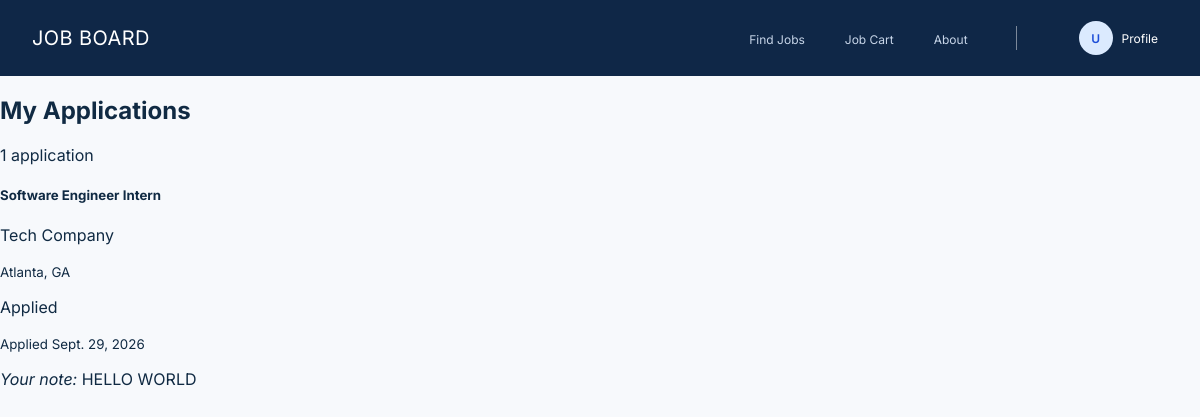
Screenshot of /cart/applications/ (signed in) with the database file from the repository.
### cart/models.py (models this page shows, shortened)
class Application(models.Model):
    STATUS_CHOICES = [
        ('applied', 'Applied'),
        ('review', 'Review'),
        ('interview', 'Interview'),
        ('offer', 'Offer'),
        ('closed', 'Closed'),
    ]
    user = models.ForeignKey(
        settings.AUTH_USER_MODEL,
        on_delete=models.CASCADE,
        related_name='applications'
    )
    job = models.ForeignKey(
        Job,
        on_delete=models.CASCADE,
        related_name='applications'
    )
    tailored_note = models.TextField(blank=True)
    status = models.CharField(
        max_length=20,
        choices=STATUS_CHOICES,
        default='applied'
    )
    applied_at = models.DateTimeField(auto_now_add=True)
    updated_at = models.DateTimeField(auto_now=True)
    class Meta:
        constraints = [
            models.UniqueConstraint(
                fields=['user', 'job'],
                name='unique_user_job_application'
            )
        ]

### jobs/models.py (models this page shows, shortened)
class Job(models.Model):
    title = models.CharField(max_length=200)
    description = models.TextField()
    skills = models.TextField(blank=True)
    preferred_education = models.CharField(max_length=200, blank=True)
    company_name = models.CharField(max_length=200, blank=True)
    location = models.CharField(max_length=200)
    salary_min = models.IntegerField(null=True, blank=True)
    salary_max = models.IntegerField(null=True, blank=True)
    is_remote = models.BooleanField(default=False)
    visa_sponsorship = models.BooleanField(default=False)
    latitude = models.FloatField()
    longitude = models.FloatField()
    created_at = models.DateTimeField(auto_now_add=True)

### cart/views.py (the view)
# urls.py: path('applications/', views.application_list, name='application_list'),
@login_required
@require_GET
def application_list(request):
    applications = Application.objects.filter(
        user=request.user
    ).select_related('job').order_by('-applied_at')
    return render(request, 'cart/applications.html', {'applications': applications})

### cart/templates/cart/applications.html (shortened to what this page needs)
{% extends "base.html" %}
{% block content %}
<h2 class="mb-4">My Applications</h2>
{% if not applications %}
<div class="alert alert-info">No applications yet. <a href="/cart/">Save some jobs</a> and apply from there.</div>
{% else %}
<p class="text-muted">{{ applications|length }} application{{ applications|length|pluralize }}</p>
{% for app in applications %}
<div class="card shadow-sm mb-3">
    <div class="card-body">
        <div class="d-flex justify-content-between align-items-start">
            <div>
                <h5 class="card-title mb-1">{{ app.job.title }}</h5>
                {% if app.job.company_name %}<p class="text-muted mb-1">{{ app.job.company_name }}</p>{% endif %}
                <p class="mb-1">
                    <small>{{ app.job.location }}{% if app.job.is_remote %} · Remote{% endif %}</small>
                </p>
            </div>
            <span class="badge rounded-pill fs-6
                {% if app.status == 'applied' %}bg-primary
                {% elif app.status == 'review' %}bg-warning text-dark
                {% elif app.status == 'interview' %}bg-purple
                {% elif app.status == 'offer' %}bg-success
                {% else %}bg-secondary{% endif %}">
                {{ app.get_status_display }}
            </span>
        </div>
        <p class="text-muted mb-1"><small>Applied {{ app.applied_at|date:"N j, Y" }}</small></p>
        {% if app.tailored_note %}
        <p class="mb-0"><em>Your note:</em> {{ app.tailored_note }}</p>
        {% endif %}
    </div>
</div>
{% endfor %}
{% endif %}
{% endblock %}

### jobsite/templates/base.html (shortened to what this page needs)
{% load static %}
<!DOCTYPE html>
<html lang="en">
<head>
  <link rel="stylesheet" type="text/css" href="{% static 'css/style.css' %}">
</head>
<body>
  <nav class="navbar">
    <a href="/" class="navbar-brand">JOB BOARD</a>
    <ul class="navbar-links">
      <li><a href="/jobs/search" class="{% if request.resolver_match.url_name == 'jobs.index' %}active{% endif %}" {% if request.resolver_match.url_name == 'jobs.index' %}aria-current="page"{% endif %}>Find Jobs</a></li>
      <li>
        <a href="{% url 'cart:cart_list' %}"
          class="{% if request.resolver_match.namespace == 'cart' and request.resolver_match.url_name == 'cart_list' %}active{% endif %}"
          {% if request.resolver_match.namespace == 'cart' and request.resolver_match.url_name == 'cart_list' %}aria-current="page"{% endif %}>
          Job Cart
        </a>
      </li>
      <li><a href="/#how-it-works">About</a></li>
    </ul>
    <details class="navbar-profile">
      <summary class="profile-trigger" aria-label="Open profile menu">
        <span class="profile-avatar" aria-hidden="true">{% if user.is_authenticated %}{{ user.first_name|first|upper|default:'U' }}{% else %}J{% endif %}</span>
        <span>Profile</span>
      </summary>
    </details>
  </nav>
  <main class="page-body">
    {% block content %}{% endblock content %}
  </main>
</body>
</html>

### rows the page displays
Application: job "Software Engineer Intern", job.company_name "Tech Company", job.location "Atlanta, GA", status "Applied", applied_at "Sept. 29, 2026", tailored_note "HELLO WORLD"

### other values shown
{{ user.first_name|first|upper|default:'U' }} "U"
{{ applications|length }} "1"
